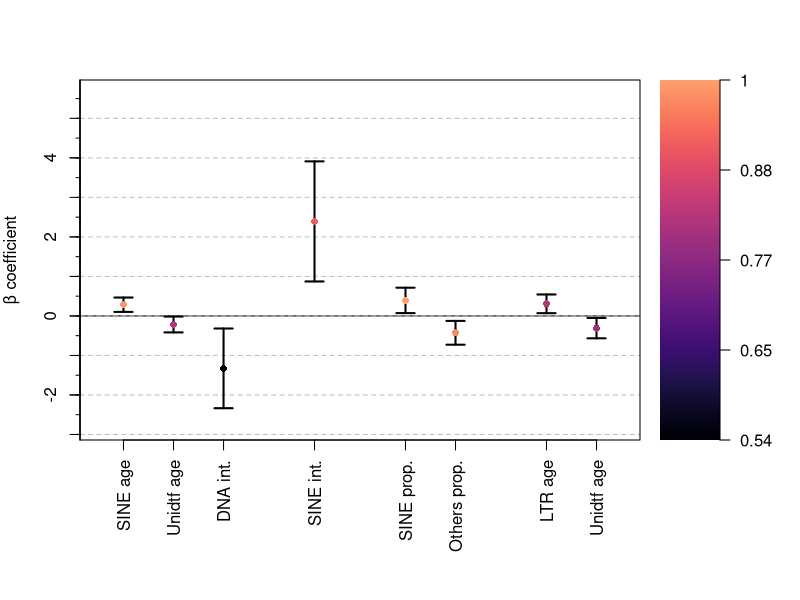

R code for this plot:



library(viridis)

combined.df <- read.csv("../results/model.averaging.csv")

# x positions
x <- c()
for (i in 1:length(combined.df$clade)) {
  if (is.null(x)) {
    x <- c(1)
  } else {
    x <- c(x, ifelse(combined.df$clade[i] == prev, tail(x, 1) + 0.55, tail(x, 1) + 1))
  }
  prev <- combined.df$clade[i]
}
imp <- combined.df$importance

# color mapping
res <- 10000 # resolution
palette <- viridis(res, begin = 0, end = 0.8, option = "A") # palette
cols <- palette[round(((imp - min(imp)) / diff(range(imp))) * (res-1)) + 1] # colors

# x labels
labels <- c()
for (i in combined.df$model) {
  rep <- toupper(regmatches(i, regexpr("(?<=\\.)[a-zA-Z]+", i, perl = TRUE)))
  if (rep == "OTHERS") {
    rep <- "Others"
  } else if (rep == "UNKNOWN") {
    rep <- "Unidtf"
  }
  
  if (grepl(":", i)) {
    type <- "int."
  } else if (sub("\\..*", "", i) == "prop") {
    type <- "prop."
  } else {
    type <- "age"
  }
  labels <- c(labels, paste(rep, type))
}

par(oma = c(0, 0, 3, 0))
layout(matrix(1:2, ncol = 2), widths = c(4, 1)) # make 2 plots

# main plot
par(mar = c(8, 4, 1, 0))
int.range <- range(as.matrix(combined.df[c("lower", "upper")])) * 1.2
int.range[2] <- int.range[2] * 1.2
plot(y = combined.df$estimate, x = x, type = "n", ylim = int.range, 
     ylab = "β coefficient", xlab = NA, axes = FALSE,
     xlim = c(min(x)-0.25, max(x)+0.25), useRaster = T) # plot
abline(h = 0, lty = 1, col = "black") # line at y = 0
for (l in -100:100) {
  abline(h = l, lty = 2, col = "grey") # line at y = 0
}
segments(x, combined.df$lower, x, combined.df$upper, lwd = 2) # confidence bars
segments(x-0.1, combined.df$upper, x+0.1, combined.df$upper, lwd = 2)
segments(x-0.1, combined.df$lower, x+0.1, combined.df$lower, lwd = 2)
points(x, combined.df$estimate, pch = 16, cex = 0.9, col = cols) # colored points
axis(2) # y axis
axis(2, at = seq(-10, 10, by = 0.5), labels = FALSE, tcl = -0.2)
axis(2, at = seq(-10, 10, by = 1), labels = FALSE, tcl = -0.5)
axis(1, at = x, labels = labels, las = 2) # x axis
box()

# color bar
par(mar = c(8, 1, 1, 4))
height <- seq(min(imp), max(imp), length.out = res + 1) # y values
z <- matrix(seq(min(imp), max(imp), length.out = res), nrow = 1, ncol = res) # color gradient
image(x = c(0, 1), y = height, z = z, col = palette, 
      axes = FALSE, xlab = "", ylab = "", useRaster = T) # make color bar
ticks <- seq(min(imp), max(imp), length.out = 5) # ticks
axis(4, at = ticks, labels = round(ticks, 2), las = 1) # y axis

# title
# mtext("Parameter estimates for averaged models", 
#       outer = TRUE, cex = 1.1, line = 0, font = 2, family = "sans", 
#       adj = 0.35)
par(mar = c(5, 4, 4, 2) + 0.1) 

















































